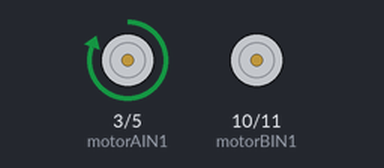
Recording of a sketch running on a simulated Arduino Uno, built with avr-gcc and run on an emulated ATmega328P. Shown: motor-driver pin pairs drawn as motors (green arrow = first pin HIGH = forward, orange = second pin HIGH = backward, longer = more drive).

Above: at 0.5 s.
At 1.5 s:
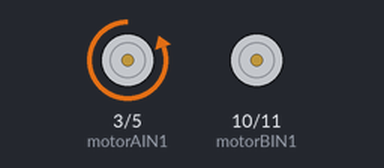
At 3.5 s:
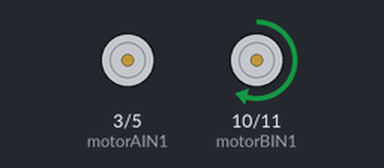
At 5.5 s:
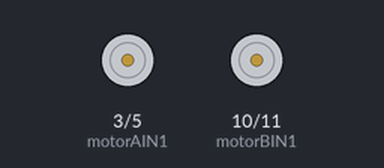
Timing chart, 0 to 7.8 s (numbered marks = the images above):
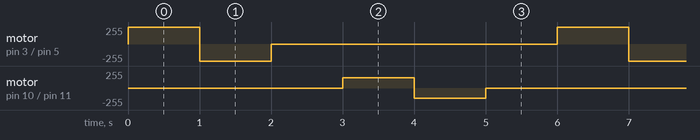

Measured:
- by itself, motor on pin 3 (motorAIN1) / pin 5 (motorAIN2): repeats every 6.0 s: backward 255/255 1.0 s, stopped 4.0 s, forward 255/255 1.0 s
- by itself, motor on pin 10 (motorBIN1) / pin 11 (motorBIN2): repeats every 6.0 s: backward 155/255 1.0 s, stopped 4.0 s, forward 155/255 1.0 s

The sketch:

L293D.ino
```cpp
int motorAIN1 = 3;
int motorAIN2 = 5;
int motorBIN1 = 10;
int motorBIN2 = 11;

void setup() {
  pinMode(motorAIN1, OUTPUT);
  pinMode(motorAIN2, OUTPUT);
  pinMode(motorBIN1, OUTPUT);
  pinMode(motorBIN2, OUTPUT);

  Serial.begin(9600);
}

void loop() {
  motorA("forward", 255);
  delay(1000);
  motorA("backward", 255);
  delay(1000);
  motorA("forward", 0);
  delay(1000);
  motorB("forward", 155);
  delay(1000);
  motorB("backward", 155);
  delay(1000);
  motorB("forward", 0);
  delay(1000);
}

void motorA(String motorDirection, int motorSpeed) {
  if(motorDirection == "forward") {
    analogWrite(motorAIN1, motorSpeed);
    analogWrite(motorAIN2, 0);
  }
  else {
    analogWrite(motorAIN1, 0);
    analogWrite(motorAIN2, motorSpeed);
  }
}

void motorB(String motorDirection, int motorSpeed) {
  if(motorDirection == "forward") {
    analogWrite(motorBIN1, motorSpeed);
    analogWrite(motorBIN2, 0);
  }
  else {
    analogWrite(motorBIN1, 0);
    analogWrite(motorBIN2, motorSpeed);
  }
}
```
